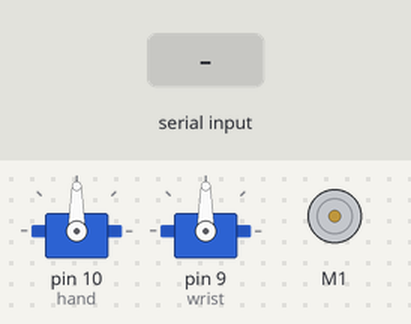
Simulated run of this sketch. Board: Arduino Uno, built with avr-gcc and run on an emulated ATmega328P. Parts: 2 × servo, DC motor (green arrow = forward, orange = backward, longer = faster). The test bench sets the inputs (shaded band).

Above: at 1.2 s.
1.3 s: "r" received over Serial
At 1.46 s:
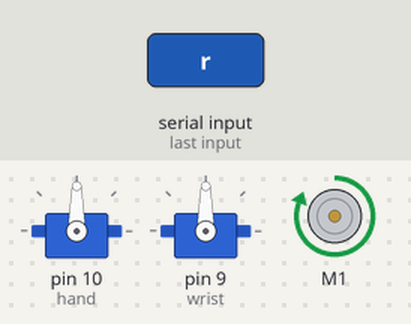
4.3 s: "l" received over Serial
5.9 s: "o" received over Serial
At 6.8 s:
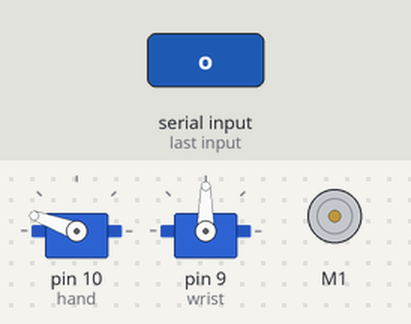
7.4 s: "c" received over Serial
At 7.9 s:
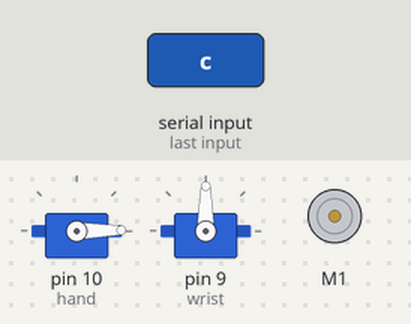
8.9 s: "d" received over Serial
At 10.1 s:
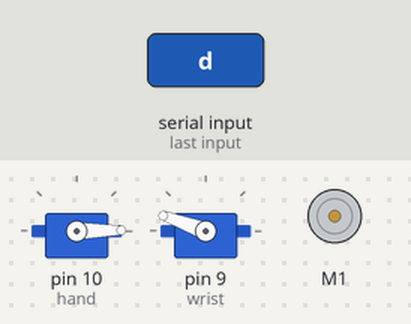
10.4 s: "a" received over Serial
At 11.4 s:
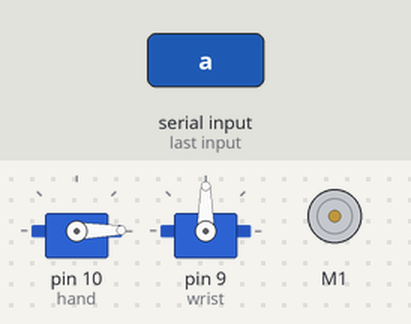
Timing chart, 0 to 12.9 s (numbered marks = the images above; inputs shaded):
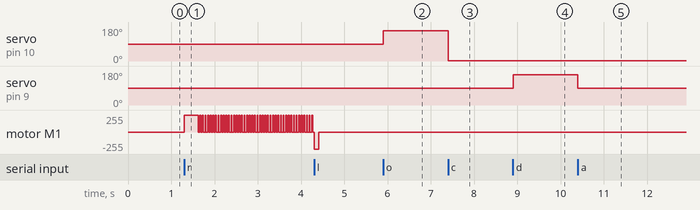

Measured:
- after the input at 1.3 s, motor M1: stopped → forward 255/255 at once, then repeats every 0.06 s: stopped 0.04 s, forward 255/255 0.02 s
- after the input at 5.9 s, servo on pin 10 (hand): 90° → 160° at once
- after the input at 7.4 s, servo on pin 10 (hand): 160° → 1° at once
- after the input at 8.9 s, servo on pin 9 (wrist): 90° → 160° at once
- after the input at 10.4 s, servo on pin 9 (wrist): 160° → 90° at once

The sketch:

roboticarm.ino
```cpp
#include "Arm.h"
#include <Servo.h>
#include <AFMotor.h>

Arm *arm; //can't initialize before setup()
AF_DCMotor* shoulder;
void setup() {
  Serial.begin(9600);
  arm= new Arm(); //initialize here instead
}

void loop() {
  while (Serial.available() > 0) {
    int incomingByte = Serial.read();

    switch (incomingByte) {
       case 'r':
        arm->raise();
        break;
       case 'l':
       arm->lower();
       break;
      case 'o':
      arm->openHand();
      break;
      case 'c':
      arm->closeHand();
      break;
      case 'a':
      arm->setWrist(90);
      break;
      case 'd':
      arm->setWrist(160);
    }

  }
    if (arm->isRaised) {
      /* Maintains the upright position by repeatedly driving the motor */
      arm->shoulder->run(FORWARD);
      delay(20);
      arm->shoulder->run(RELEASE);
      delay(40);
    }

}
```

Arm.cpp
```cpp
#include "Arm.h"
//#include <Servo.h>
#include "Arduino.h"

Arm::Arm() :shoulder(new AF_DCMotor(1, MOTOR12_64KHZ))  {
  /* Set up servo ports */
  hand.attach(10);
  wrist.attach(9);
  /* Set shoulder gear motor to full speed */
  shoulder->setSpeed(255);
}


/**
 * Attempts to close the hand by turning the servo controlling the claw
 */
void Arm::closeHand(){
  hand.write(1);
}

/**
 * Opens the hand as wide as possible using the servo at the hand
 */
void Arm::openHand(){
  hand.write(160);
}

/**
 * Raises the arm using the stepper motor at the shoulder
 */
void Arm::raise(){
  isRaised = true;
  shoulder->run(FORWARD);
  delay(300);
  shoulder->run(RELEASE);
}

/**
 * Lowers the arm using the stepper motor at the shoulder
 */
void Arm::lower(){
  isRaised = false;
  /* Give  it momentum to fall (beat friction) */
  shoulder->run(BACKWARD);
  delay(100);
  shoulder->run(RELEASE);
}

/**
 * Turns the wrist using a servo to a given angle
 */
void Arm::setWrist(int theta){
  if(theta<=180 && theta >=0)
    wrist.write(theta);
}
```

Arm.h
```cpp
#include <Servo.h>
#include<AFMotor.h>
struct Arm {
	Arm();

	void openHand();
	void closeHand();
	void raise();
	void lower();
	void setWrist(int theta);

	Servo hand;
	Servo wrist;
        AF_DCMotor* shoulder;

        /* Is the arm raised or not */
        bool isRaised;
};
```
